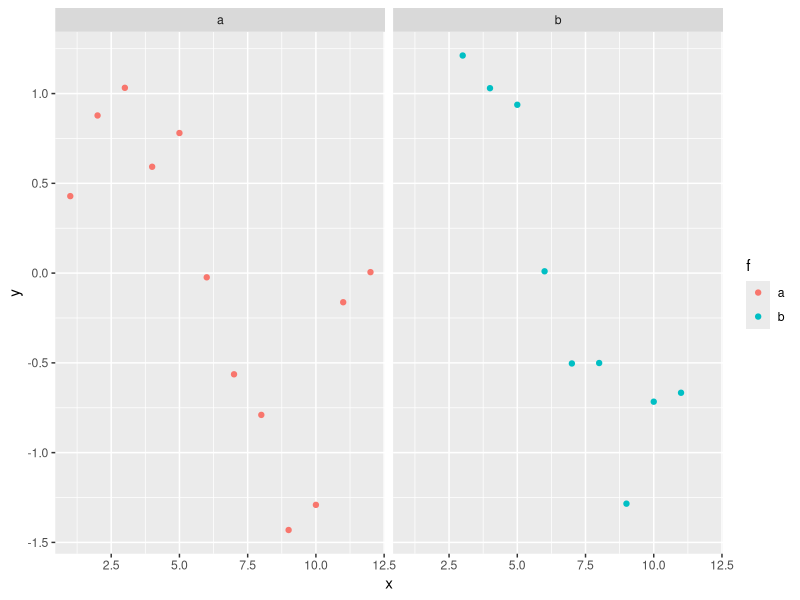
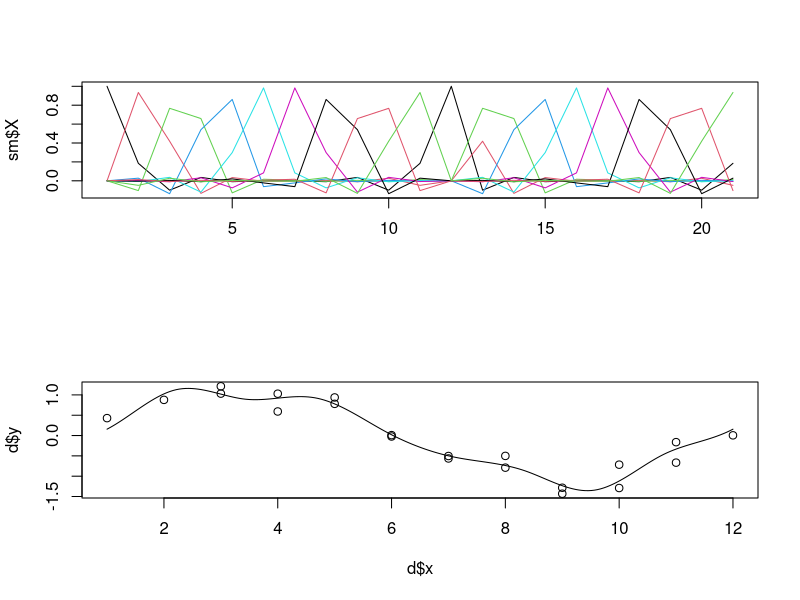

Write the R code that produced these figures, in order. (Note: this script raises an error after producing the figures.)
library(mgcv)
library(ggplot2)

n <- 12
x <- seq(1/n, 1, length.out = n)
y1 <- sin(x*2*pi) + rnorm(n)*.2
y2 <- sin(x*2*pi) + rnorm(n)*.2
d <- data.frame(x = rep(x * n, 2), y = c(y1, y2), f = rep(c("a", "b"), each = 12))
d <- d[-c(13:14, 24), ]
d2 <- d[d$f == 2, ]
d$f <- as.factor(d$f)

ggplot(d, aes(x, y, colour = f)) + geom_point() +
  facet_wrap(~f)

# cc with all data
sm <- smoothCon(s(x, bs = "cc"), data=d)[[1]]
y <- d$y
beta <- coef(lm(y ~ sm$X + 0))
nd <- data.frame(x = seq(1, 12, length.out = 200))
Xp <- PredictMat(sm, nd)
p <- Xp %*% beta
par(mfrow = c(2, 1))
matplot(sm$X, type = "l", lty = 1)
plot(d$x, d$y)
lines(nd$x, p)

# cc with 1 and 12 knots; missing some months
sm <- smoothCon(s(x, bs = "cc"), knots = list(x = c(1, 12)), data=d2)[[1]]
y <- d2$y
beta <- coef(lm(y ~ sm$X + 0))
nd <- data.frame(x = seq(1, 12, length.out = 200))
Xp <- PredictMat(sm, nd)
p <- Xp %*% beta
par(mfrow = c(2, 1))
matplot(sm$X, type = "l", lty = 1)
plot(d2$x, d2$y, xlim = c(1, 12))
lines(nd$x, p)

# tp; missing some months
sm <- smoothCon(s(x, bs = "tp", k = 5), data=d2)[[1]]
y <- d2$y
beta <- coef(lm(y ~ sm$X + 0))
nd <- data.frame(x = seq(1, 12, length.out = 200))
Xp <- PredictMat(sm, nd)
p <- Xp %*% beta
par(mfrow = c(2, 1))
matplot(sm$X, type = "l", lty = 1)
plot(d2$x, d2$y, xlim = c(1, 12))
lines(nd$x, p)

# cc; by; all data
sm <- smoothCon(s(x, bs = "tp", by = f, k = 5), data=d)

# list elements!
sm[[1]]$X
sm[[2]]$X

# not a list!
mm <- gam(y ~ s(x, bs = "tp", by = f, k = 5), data=d, fit = FALSE)
mm$X

# just need to figure out how to make the prediction matrix...

# 
# y <- d$y
# beta <- coef(lm(y ~ cbind(sm[[1]]$X, sm[[2]]$X) + 0))
# nd1 <- data.frame(x = seq(1, 12, length.out = 200), f = "a")
# nd2 <- data.frame(x = seq(1, 12, length.out = 200), f = "b")
# nd <- rbind(nd1, nd2)
# nd$f <- as.factor(nd$f)
# 
# Xp <- PredictMat(sm, nd)
# nd$p <- Xp %*% beta
# ggplot(nd, aes(x, p)) + geom_point() + facet_wrap(~f)


